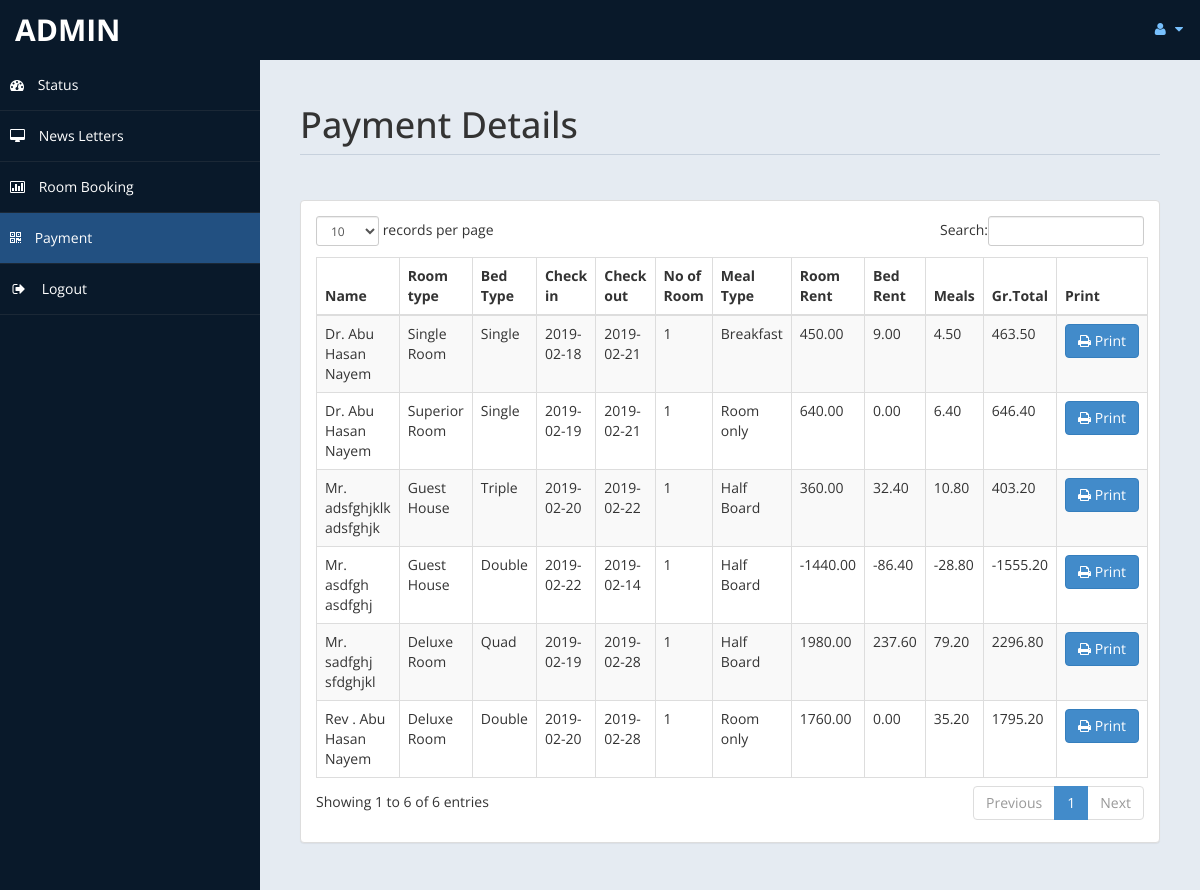
Page /admin/payment.php (signed in) on the committed database.
### tables this page shows
CREATE TABLE `payment` (
  `id` int(11) DEFAULT NULL,
  `title` varchar(5) DEFAULT NULL,
  `fname` varchar(30) DEFAULT NULL,
  `lname` varchar(30) DEFAULT NULL,
  `troom` varchar(30) DEFAULT NULL,
  `tbed` varchar(30) DEFAULT NULL,
  `nroom` int(11) DEFAULT NULL,
  `cin` date DEFAULT NULL,
  `cout` date DEFAULT NULL,
  `ttot` double(8,2) DEFAULT NULL,
  `fintot` double(8,2) DEFAULT NULL,
  `mepr` double(8,2) DEFAULT NULL,
  `meal` varchar(30) DEFAULT NULL,
  `btot` double(8,2) DEFAULT NULL,
  `noofdays` int(11) DEFAULT NULL
);

### admin/payment.php (the view, shortened to what this page needs)
<!DOCTYPE html>
<html xmlns="http://www.w3.org/1999/xhtml">
<head>
    <link href="assets/css/bootstrap.css" rel="stylesheet" />
    <link href="assets/css/font-awesome.css" rel="stylesheet" />
    <link href="assets/css/custom-styles.css" rel="stylesheet" />
    <link href="assets/js/dataTables/dataTables.bootstrap.css" rel="stylesheet" />
</head>
<body>
    <div id="wrapper">
        <nav class="navbar navbar-default top-navbar" role="navigation">
            <div class="navbar-header">
                <a class="navbar-brand" href="home.php"><?php echo $_SESSION["user"]; ?> </a>
            </div>
            <ul class="nav navbar-top-links navbar-right">
                <li class="dropdown">
                    <a class="dropdown-toggle" data-toggle="dropdown" href="#" aria-expanded="false">
                        <i class="fa fa-user fa-fw"></i> <i class="fa fa-caret-down"></i>
                    </a>
                </li>
            </ul>
        </nav>
        <nav class="navbar-default navbar-side" role="navigation">
            <div class="sidebar-collapse">
                <ul class="nav" id="main-menu">
                    <li>
                        <a href="home.php"><i class="fa fa-dashboard"></i> Status</a>
                    </li>
                    <li>
                        <a  href="messages.php"><i class="fa fa-desktop"></i> News Letters</a>
                    </li>
					<li>
                        <a href="roombook.php"><i class="fa fa-bar-chart-o"></i> Room Booking</a>
                    </li>
                    <li>
                        <a class="active-menu" href="payment.php"><i class="fa fa-qrcode"></i> Payment</a>
                    </li>
                    <li>
                        <a href="logout.php" ><i class="fa fa-sign-out fa-fw"></i> Logout</a>
                    </li>
            </div>
        </nav>
        <div id="page-wrapper" >
            <div id="page-inner">
			 <div class="row">
                    <div class="col-md-12">
                        <h1 class="page-header">
                           Payment Details<small> </small>
                        </h1>
                    </div>
                </div>
            <div class="row">
                <div class="col-md-12">
                    <div class="panel panel-default">
                        <div class="panel-body">
                            <div class="table-responsive">
                                <table class="table table-striped table-bordered table-hover" id="dataTables-example">
                                    <thead>
                                        <tr>
                                            <th>Name</th>
											<th>Room type</th>
                                            <th>Bed Type</th>
                                            <th>Check in</th>
											<th>Check out</th>
											<th>No of Room</th>
											<th>Meal Type</th>
                                            <th>Room Rent</th>
											<th>Bed Rent</th>
											<th>Meals </th>
											<th>Gr.Total</th>
											<th>Print</th>
                                        </tr>
                                    </thead>
                                    <tbody>
									<?php
										include ('db.php');
										$sql="select * from payment";
										$re = mysqli_query($con,$sql);
										while($row = mysqli_fetch_array($re))
										{
											$id = $row['id'];
											if($id % 2 ==1 )
											{
												echo"<tr class='gradeC'>
													<td>".$row['title']." ".$row['fname']." ".$row['lname']."</td>
													<td>".$row['troom']."</td>
													<td>".$row['tbed']."</td>
													<td>".$row['cin']."</td>
													<td>".$row['cout']."</td>
													<td>".$row['nroom']."</td>
													<td>".$row['meal']."</td>
													<td>".$row['ttot']."</td>
													<td>".$row['mepr']."</td>
													<td>".$row['btot']."</td>
													<td>".$row['fintot']."</td>
													<td><a href=print.php?pid=".$id ." <button class='btn btn-primary'> <i class='fa fa-print' ></i> Print</button></td>
													</tr>";
											}
											else
											{
												echo"<tr class='gradeU'>
													<td>".$row['title']." ".$row['fname']." ".$row['lname']."</td>
													<td>".$row['troom']."</td>
													<td>".$row['tbed']."</td>
													<td>".$row['cin']."</td>
													<td>".$row['cout']."</td>
													<td>".$row['nroom']."</td>
													<td>".$row['meal']."</td>
													<td>".$row['ttot']."</td>
													<td>".$row['mepr']."</td>
													<td>".$row['btot']."</td>
													<td>".$row['fintot']."</td>
													<td><a href=print.php?pid=".$id ." <button class='btn btn-primary'> <i class='fa fa-print' ></i> Print</button></td>
													</tr>";
											}
										}
									?>
                                    </tbody>
                                </table>
                            </div>
                        </div>
                    </div>
                </div>
            </div>
                </div>
            </div>
    </div>
</body>
</html>

### admin/assets/css/custom-styles.css (style rules this page uses)
body { font-family: 'Open Sans', sans-serif; }
#wrapper { width: 100%; background:#09192A; }
#page-wrapper { padding: 15px 15px; min-height: 600px; background:#E5EBF2; }
#page-inner { width:100%; margin:10px 20px 10px 0px; background-color:transparent; padding:10px; min-height:1200px; }
h1, .h1, h2, .h2, h3, .h3 { margin-top: 7px; margin-bottom: -5px; }
.page-header { padding-bottom: 9px; margin: 10px 0 45px; border-bottom: 1px solid #C7D1DD; }
.top-navbar { margin:0px; }
.top-navbar .navbar-brand { color: #fff; width: 260px; text-align: left; height: 60px; font-size: 30px; font-weight: 700; text-transform: uppercase; line-height: 30px; }
.top-navbar .nav > li { position: relative; display: inline-block; }
.top-navbar .nav > li > a { position: relative; display: block; padding: 19px 15px; color: #77C0FD; }
.active-menu { background-color:#225081!important; }
.sidebar-collapse , .sidebar-collapse .nav { background:none; }
.sidebar-collapse .nav { padding:0; }
.sidebar-collapse .nav > li > a { color:#fff; background:transparent; text-shadow:none; }
.sidebar-collapse > .nav > li > a { padding:15px 10px; }
.sidebar-collapse > .nav > li { border-bottom: 1px solid rgba(107, 108, 109, 0.19); }
.navbar-side { border:none; background-color: transparent; }
.top-navbar { background:#09192A; border-bottom:none; }
.top-navbar .nav > li > a > i { margin-right: 2px; }
.navbar-default { border:0px solid black; }
.navbar-header { background: #09192A; }
.nav > li > a > i { margin-right:10px; }
@media (min-width:768px) { #page-wrapper { margin: 0 0 0 260px; padding: 15px 30px; min-height: 1200px; } }
@media (min-width:768px) { .navbar-side { z-index: 1; position: absolute; width: 260px; } }
@media (min-width:768px) { .navbar { border-radius: 0px; } }

### rows in the picture
payment: title "Dr.", fname "Abu Hasan", lname "Nayem", troom "Single Room", tbed "Single", cin "2019-02-18", cout "2019-02-21", nroom "1", meal "Breakfast", ttot "450.00", mepr "9.00", btot "4.50", fintot "463.50"
payment: title "Dr.", fname "Abu Hasan", lname "Nayem", troom "Superior Room", tbed "Single", cin "2019-02-19", cout "2019-02-21", nroom "1", meal "Room only", ttot "640.00", mepr "0.00", btot "6.40", fintot "646.40"
payment: title "Rev .", fname "Abu Hasan", lname "Nayem", troom "Deluxe Room", tbed "Double", cin "2019-02-20", cout "2019-02-28", nroom "1", meal "Room only", ttot "1760.00", mepr "0.00", btot "35.20", fintot "1795.20"
payment: title "Mr.", fname "asdfgh", lname "asdfghj", troom "Guest House", tbed "Double", cin "2019-02-22", cout "2019-02-14", nroom "1", meal "Half Board", ttot "-1440.00", mepr "-86.40", btot "-28.80", fintot "-1555.20"
payment: title "Mr.", fname "sadfghj", lname "sfdghjkl", troom "Deluxe Room", tbed "Quad", cin "2019-02-19", cout "2019-02-28", nroom "1", meal "Half Board", ttot "1980.00", mepr "237.60", btot "79.20", fintot "2296.80"
payment: title "Mr.", fname "adsfghjklk", lname "adsfghjk", troom "Guest House", tbed "Triple", cin "2019-02-20", cout "2019-02-22", nroom "1", meal "Half Board", ttot "360.00", mepr "32.40", btot "10.80", fintot "403.20"

### other values in the picture
$_SESSION["user"] "ADMIN"
